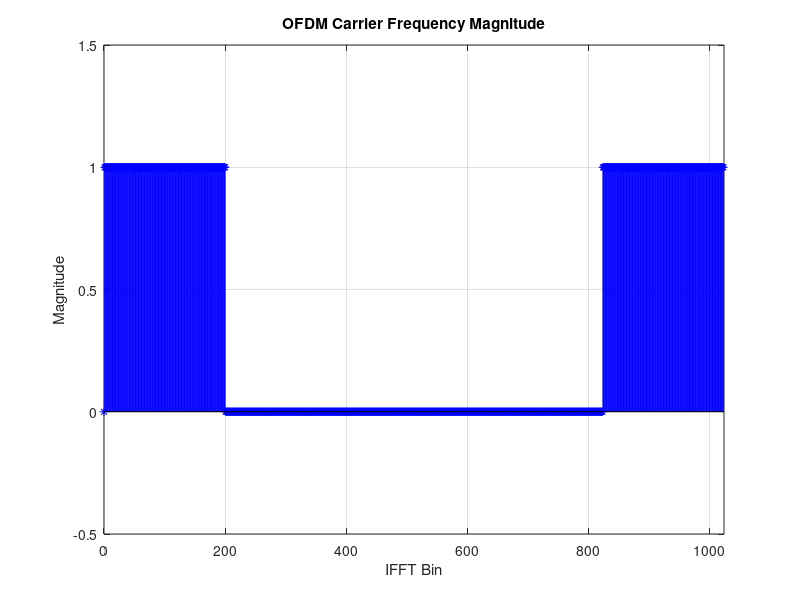
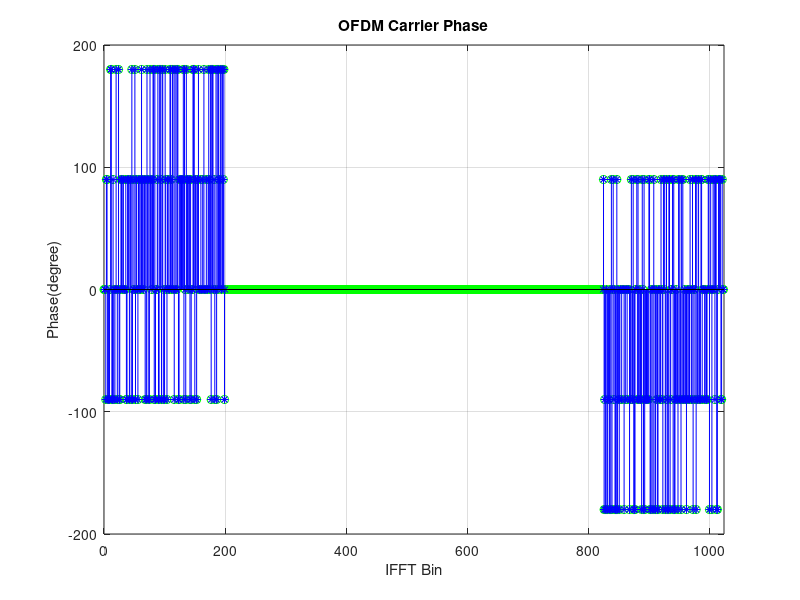
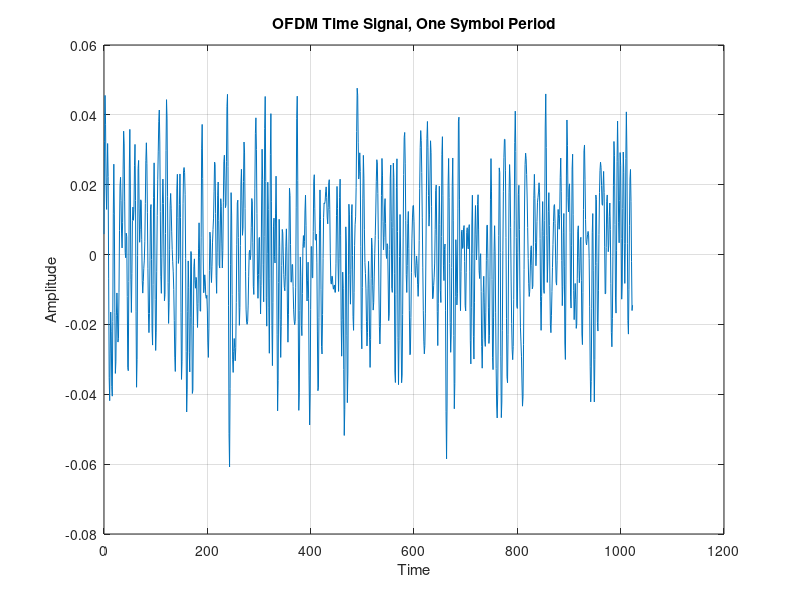
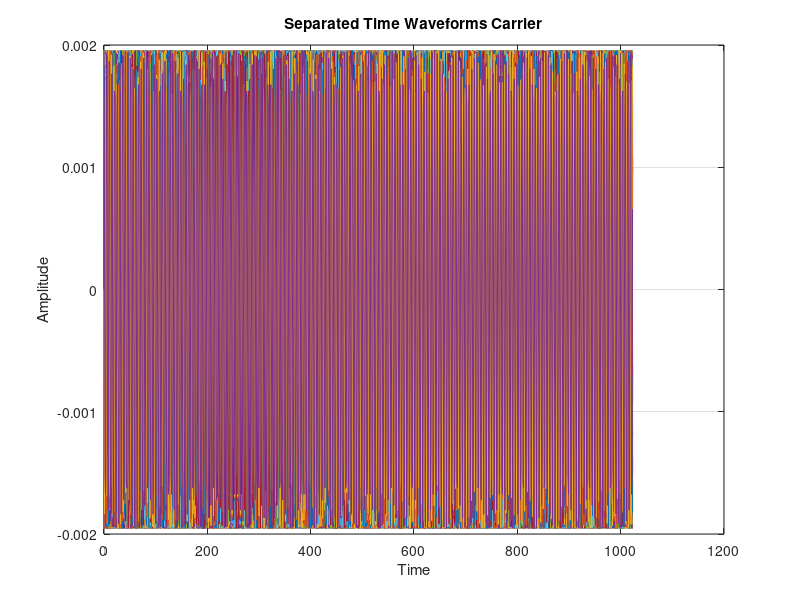

Write MATLAB code to recreate these figures, in order.
clear all;
close all; 

IFFT_Length = 1024;
carrier_count = 200;
symbols_per_carrier = 50;
bit_per_symbol = 2;
SNR = 10;
baseband_out_length = carrier_count * symbols_per_carrier * bit_per_symbol;

carrier = 2:(carrier_count+1);
conjugate_carriers = IFFT_Length - carrier + 2;


% generate baseband signal
baseband_out = round(rand(1,baseband_out_length));
convert_matrix = reshape(baseband_out,bit_per_symbol,length(baseband_out)/bit_per_symbol);
% transform binary to decimal
for k = 1:(length(baseband_out)/bit_per_symbol)
	modulo_baseband(k) = 0;
	for i = 1:bit_per_symbol
		modulo_baseband(k) = modulo_baseband(k)+ convert_matrix(i,k)*2^(bit_per_symbol-i);
	end
end

% Serial to Parallel
carrier_matrix_1 = reshape(modulo_baseband,carrier_count,symbols_per_carrier)'; %"'" means transposed matrix
% Differential Coding for each carrier symbol
carrier_matrix = [zeros(1,carrier_count);carrier_matrix_1]; %add zero on the first row
for i = 2:(symbols_per_carrier + 1)
	carrier_matrix(i,:) = rem(carrier_matrix(i,:)+carrier_matrix(i-1,:),2^bit_per_symbol);
end
%I think this is PSK modulation scheme
carrier_matrix = carrier_matrix * (2*pi)/(2^bit_per_symbol);
[X,Y] = pol2cart(carrier_matrix,ones(size(carrier_matrix,1),size(carrier_matrix,2)));
complex_carrier_matrix = complex(X,Y);

IFFT_modulation = zeros(symbols_per_carrier+1,IFFT_Length);
IFFT_modulation(:,carrier) = complex_carrier_matrix;
IFFT_modulation(:,conjugate_carriers) = conj(complex_carrier_matrix);


figure(1)
stem(0:IFFT_Length-1,abs(IFFT_modulation(2,1:IFFT_Length)),'b*-')
grid on
axis ([0 IFFT_Length -0.5 1.5])
ylabel('Magnitude')
xlabel('IFFT Bin')
title('OFDM Carrier Frequency Magnitude')

figure(2)
plot(0:IFFT_Length-1,(180/pi)*angle(IFFT_modulation(2,1:IFFT_Length)),'go')
hold on
stem(carrier-1,(180/pi)*angle(IFFT_modulation(2,carrier)),'b*-')
stem(conjugate_carriers-1,(180/pi)*angle(IFFT_modulation(2,conjugate_carriers)),'b*-')
axis([0 IFFT_Length -200 +200])
grid on
ylabel('Phase(degree)')
xlabel('IFFT Bin')
title('OFDM Carrier Phase')
 
%from frequency domain to time domain
time_wave_matrix = ifft(IFFT_modulation');
time_wave_matrix = time_wave_matrix';

figure(3)
plot(0:IFFT_Length-1,time_wave_matrix(2,:))
grid on
ylabel('Amplitude')
xlabel('Time')
title('OFDM Time Signal, One Symbol Period')

for f = 1 : carrier_count
	temp(1:IFFT_Length) = 0 + 0j;
	temp(carrier(f)) =  IFFT_modulation(2,carrier(f));
	temp(conjugate_carriers(f)) = IFFT_modulation(2,conjugate_carriers(f));
	temp_time = ifft(temp');
	figure(4)
	plot(0:IFFT_Length-1,temp_time)
	hold on
end
grid on
ylabel('Amplitude')
xlabel('Time')
title('Separated Time Waveforms Carrier')
%We do not add windows here
for i = 1:symbols_per_carrier+1
	%windowed_time_wave_matrix(i,:) = real(time_wave_matrix(i,:)).*hamming(IFFT_Length)';
	windowed_time_wave_matrix(i,:) = time_wave_matrix(i,:);
end
%paralell to serial
ofdm_modulation = reshape(windowed_time_wave_matrix',1,IFFT_Length*(symbols_per_carrier+1));
%figure of all period OFDM
temp_time = IFFT_Length*(symbols_per_carrier+1);
figure(5)
plot(0:temp_time-1,ofdm_modulation)
grid on
ylabel('Amplitude(volts)')
xlabel('Time(samples)')
title('OFDM Time Signal')
%frequency domain of OFDM signal
symbols_per_average = ceil(symbols_per_carrier/5);
avg_temp_time = IFFT_Length*symbols_per_average;
averages = floor(temp_time/avg_temp_time);
average_fft(1:avg_temp_time) = 0;
for a = 0:(averages-1)
	subset_ofdm = ofdm_modulation((a*avg_temp_time)+1:(a+1)*avg_temp_time);
	subset_ofdm_f = abs(fft(subset_ofdm));
	average_fft = average_fft + (subset_ofdm_f/averages);
end
average_fft_log = 20*log10(average_fft);
figure(6)
plot((0:(avg_temp_time - 1))/avg_temp_time,average_fft_log);
hold on
plot(0:1/IFFT_Length:1,-35,'rd')
grid on
axis([0 0.5 -40 max(average_fft_log)])
ylabel('Magnitude(dB)')
xlabel('Normalized Frequency(0.5 = fs/2)')
title('OFDM Signal Spectrum')

% Put Data to the channel
Tx_data = ofdm_modulation;
Tx_signal_power = var(Tx_data);
linear_SNR = 10^(SNR/10);
noise_sigma = Tx_signal_power/linear_SNR;
noise_sigma_factor = sqrt(noise_sigma);
noise = randn(1,length(Tx_data))*noise_sigma_factor;
Rx_data = Tx_data + noise;

% Recieve
Rx_data_matrix = reshape(Rx_data,IFFT_Length,symbols_per_carrier+1);
Rx_spectrum = fft(Rx_data_matrix);% FFT to the colomn

figure(7)
stem(0:IFFT_Length-1,abs(Rx_spectrum(1:IFFT_Length,2)),'b*-')
grid on
axis([0 IFFT_Length -0.5 1.5])
ylabel('Magnitude')
xlabel('FFT Bin')
title('OFDM Recieve Spectrum, Magnitude')

figure(8)
plot(0:IFFT_Length-1,(180/pi)*angle(Rx_spectrum(1:IFFT_Length,2)),'go')
hold on
stem(carrier-1,(180/pi)*angle(Rx_spectrum(carrier,2)),'b*-')
stem(conjugate_carriers-1,(180/pi)*angle(Rx_spectrum(conjugate_carriers,2)),'b*-')
axis([0 IFFT_Length -200 +200])
grid on
ylabel('Phase(degree)')
xlabel('FFT Bin')
title('OFDM Recieve Spectrum, Phase')

%Distribution of Recieved Signal
figure(9)
Rx_carriers = Rx_spectrum(carrier,:)';
Rx_phase_P = angle(Rx_carriers);
Rx_mag_P = abs(Rx_carriers);
polar(Rx_phase_P,Rx_mag_P,'bd');

Rx_phase = angle(Rx_carriers)*(180/pi);
Rx_phase = rem(Rx_phase+360,360);

Rx_decoded_phase = diff(Rx_phase);
Rx_decoded_phase = rem(Rx_decoded_phase+360,360);

% Judgement
base_phase = 360/2^bit_per_symbol;
delta_phase = base_phase/2;
Rx_decoded_symbols = zeros(size(Rx_decoded_phase,1),size(Rx_decoded_phase,2));

for i = 1:(2^bit_per_symbol - 1)
	cenner_phase = base_phase * i;
	plus_delta = cenner_phase + delta_phase;
	minus_delta = cenner_phase - delta_phase;
	decoded = find((Rx_decoded_phase <= plus_delta) & (Rx_decoded_phase > minus_delta));
	Rx_decoded_symbols(decoded) = i;
end

Rx_serial_symbols = reshape(Rx_decoded_symbols',1,size(Rx_decoded_symbols,1)*size(Rx_decoded_symbols,2));

%Convert symbol to Binary Stream
for i = bit_per_symbol:-1:1
	if i~=1 %i is not equal to 1
		Rx_binary_matrix(i,:) = rem(Rx_serial_symbols,2);
		Rx_serial_symbols = floor(Rx_serial_symbols/2);
	else
		Rx_binary_matrix(i,:) = Rx_serial_symbols;
	end
end
baseband_in = reshape(Rx_binary_matrix,1,size(Rx_binary_matrix,1)*size(Rx_binary_matrix,2));
%Calculate the error bit
bit_errors = find(baseband_in ~= baseband_out);
bit_error_count = size(bit_errors,2);
bit_error_rate = bit_error_count/(size(baseband_in,2));